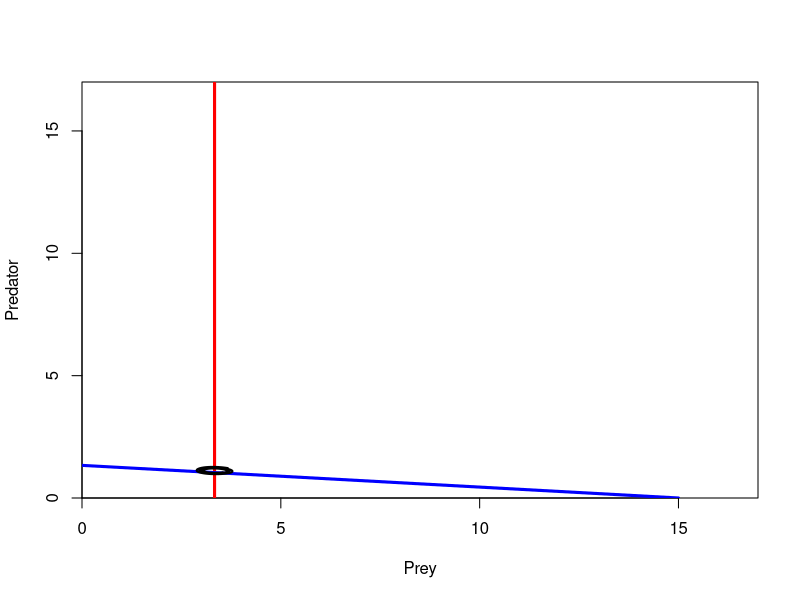
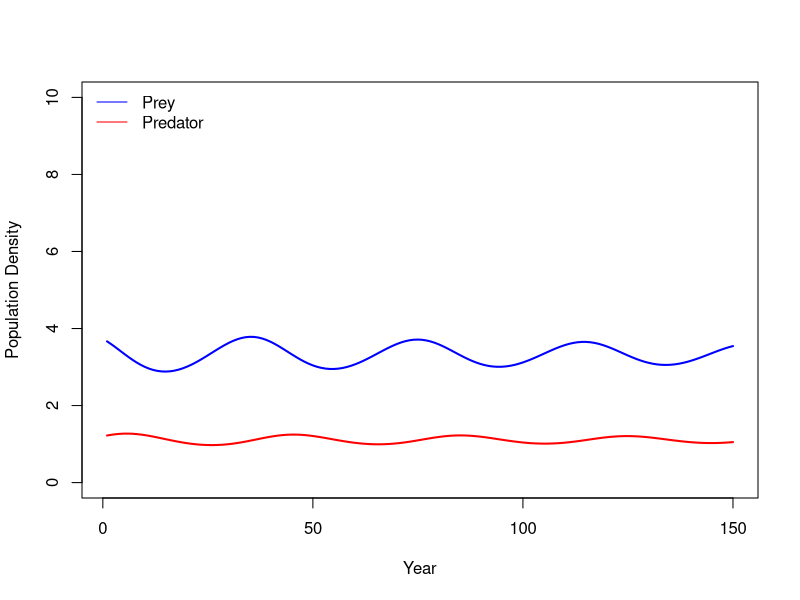

Source code (R) for these figures, in order:
# Project 2 Code (Prey Density Dependence Model)
# FISH 454
# Helen Casendino

####=============================
# Base Model: Parameters

a <- 0.2 
b <- 0.15 
c <- 0.3
d <- 0.15 
K <- 20 

####=============================
# Model:

#Original plot 
plot(0, type='n', xlim=c(0,17), ylim=c(0,17), 
     xlab="Prey", ylab="Predator", yaxs="i", xaxs="i")

# Plot predator (red) and prey (blue) isoclines
abline(v= d/(c*b), col="red", lwd=3)
points(c(0,15), c(a/b, 0), type="l", col="blue", lwd=3)


# Get equilibrium values for prey and predator. 
Nstar<- d/(c*b)
Pstar<- (-a*Nstar)/(b*K) + a/b


# Graph model trajectory when population sizes are 10%. 
N.output<-matrix(NA,nrow=150,ncol=3)

N.output[1,1:3]<-c(1,Nstar*1.1,Pstar*1.1)

for (i in 2:150){
  N<-N.output[i-1,2]
  P<-N.output[i-1,3]
  N.output[i,2]<- N + a*N*(1-(N/K)) - b*N*P
  N.output[i,3]<- P + c*b*N*P - d*P
  N.output[i,1]<- i
}
lines(N.output[,2],N.output[,3],col="black",lwd=2)


# Graph population abundance overtime 
matplot(N.output[,1], N.output[,c(2,3)], col=c("blue","red"),
        type="l", lwd=2, lty=1, xlab="Year", ylab="Population Density", ylim=c(0,10))
legend(x="topleft", legend=c("Prey", "Predator"), lty=1, col=c("blue", "red"),
       bty = "n")


# Create Jacobian Matrix  & max magnitude of eigen 
f_N<- 1 + a - ((2*a*Nstar)/K) - b*Pstar
f_P<- -1*b*Nstar
g_N<- c*b*Pstar
g_P<- 1 + (c*b*Nstar) - d

A<- matrix(data=c(f_N,g_N,f_P,g_P), nrow=2, ncol=2)

ev<- eigen(A)$values
mags<- sqrt(Re(ev)^2 + Im(ev)^2)
max.eigen <- max(mags)
